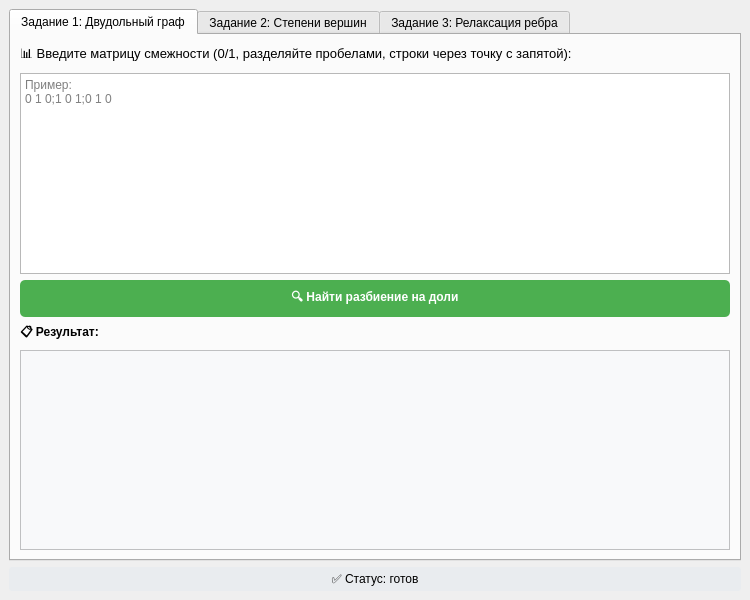
<?xml version="1.0" encoding="UTF-8"?>
<ui version="4.0">
 <class>MainWindow</class>
 <widget class="QMainWindow" name="MainWindow">
  <property name="geometry">
   <rect>
    <x>0</x>
    <y>0</y>
    <width>750</width>
    <height>600</height>
   </rect>
  </property>
  <property name="windowTitle">
   <string>Графы - задачи (Клиент-Сервер)</string>
  </property>
  <widget class="QWidget" name="centralwidget">
   <layout class="QVBoxLayout" name="verticalLayout">
    <item>
     <widget class="QTabWidget" name="tabWidget">
      <property name="currentIndex">
       <number>0</number>
      </property>
      <widget class="QWidget" name="tab1">
       <attribute name="title">
        <string>Задание 1: Двудольный граф</string>
       </attribute>
       <layout class="QVBoxLayout" name="verticalLayout_2">
        <item>
         <widget class="QLabel" name="label1">
          <property name="text">
           <string>📊 Введите матрицу смежности (0/1, разделяйте пробелами, строки через точку с запятой):</string>
          </property>
          <property name="font">
           <font>
            <pointsize>10</pointsize>
           </font>
          </property>
         </widget>
        </item>
        <item>
         <widget class="QTextEdit" name="inputGraph1">
          <property name="placeholderText">
           <string>Пример:
0 1 0;1 0 1;0 1 0</string>
          </property>
          <property name="maximumHeight">
           <number>100</number>
          </property>
         </widget>
        </item>
        <item>
         <widget class="QPushButton" name="btnSolve1">
          <property name="text">
           <string>🔍 Найти разбиение на доли</string>
          </property>
          <property name="styleSheet">
           <string notr="true">QPushButton { background-color: #4CAF50; color: white; font-weight: bold; padding: 8px; border-radius: 5px; }
QPushButton:hover { background-color: #45a049; }</string>
          </property>
         </widget>
        </item>
        <item>
         <widget class="QLabel" name="labelResult1">
          <property name="text">
           <string>📋 Результат:</string>
          </property>
          <property name="wordWrap">
           <bool>true</bool>
          </property>
          <property name="font">
           <font>
            <weight>75</weight>
            <bold>true</bold>
           </font>
          </property>
         </widget>
        </item>
        <item>
         <widget class="QTextEdit" name="output1">
          <property name="readOnly">
           <bool>true</bool>
          </property>
          <property name="styleSheet">
           <string notr="true">QTextEdit { background-color: #f8f9fa; font-family: monospace; }</string>
          </property>
         </widget>
        </item>
       </layout>
      </widget>
      <widget class="QWidget" name="tab2">
       <attribute name="title">
        <string>Задание 2: Степени вершин</string>
       </attribute>
       <layout class="QVBoxLayout" name="verticalLayout_3">
        <item>
         <widget class="QLabel" name="label2">
          <property name="text">
           <string>📊 Введите матрицу инцидентности (строки - вершины, столбцы - ребра, 0/1):</string>
          </property>
          <property name="font">
           <font>
            <pointsize>10</pointsize>
           </font>
          </property>
         </widget>
        </item>
        <item>
         <widget class="QTextEdit" name="inputGraph2">
          <property name="placeholderText">
           <string>Пример:
1 1 0;1 0 1;0 1 1</string>
          </property>
          <property name="maximumHeight">
           <number>100</number>
          </property>
         </widget>
        </item>
        <item>
         <widget class="QPushButton" name="btnSolve2">
          <property name="text">
           <string>📊 Найти степени вершин</string>
          </property>
          <property name="styleSheet">
           <string notr="true">QPushButton { background-color: #2196F3; color: white; font-weight: bold; padding: 8px; border-radius: 5px; }
QPushButton:hover { background-color: #0b7dda; }</string>
          </property>
         </widget>
        </item>
        <item>
         <widget class="QLabel" name="labelResult2">
          <property name="text">
           <string>📋 Результат:</string>
          </property>
          <property name="wordWrap">
           <bool>true</bool>
          </property>
          <property name="font">
           <font>
            <weight>75</weight>
            <bold>true</bold>
           </font>
          </property>
         </widget>
        </item>
        <item>
         <widget class="QTextEdit" name="output2">
          <property name="readOnly">
           <bool>true</bool>
          </property>
          <property name="styleSheet">
           <string notr="true">QTextEdit { background-color: #f8f9fa; font-family: monospace; }</string>
          </property>
         </widget>
        </item>
       </layout>
      </widget>
      <widget class="QWidget" name="tab3">
       <attribute name="title">
        <string>Задание 3: Релаксация ребра</string>
       </attribute>
       <layout class="QVBoxLayout" name="verticalLayout_4">
        <item>
         <widget class="QLabel" name="label3">
          <property name="text">
           <string>📊 Введите расстояние до вершин (массив, пробелы):</string>
          </property>
          <property name="font">
           <font>
            <pointsize>10</pointsize>
           </font>
          </property>
         </widget>
        </item>
        <item>
         <widget class="QLineEdit" name="distInput">
          <property name="placeholderText">
           <string>Пример: 0 5 100 100</string>
          </property>
         </widget>
        </item>
        <item>
         <widget class="QLabel" name="label3_2">
          <property name="text">
           <string>🔗 Ребро (u v) и вес w (через пробел):</string>
          </property>
          <property name="font">
           <font>
            <pointsize>10</pointsize>
           </font>
          </property>
         </widget>
        </item>
        <item>
         <widget class="QLineEdit" name="edgeInput">
          <property name="placeholderText">
           <string>Пример: 1 3 10</string>
          </property>
         </widget>
        </item>
        <item>
         <widget class="QPushButton" name="btnSolve3">
          <property name="text">
           <string>⚡ Выполнить релаксацию</string>
          </property>
          <property name="styleSheet">
           <string notr="true">QPushButton { background-color: #ff9800; color: white; font-weight: bold; padding: 8px; border-radius: 5px; }
QPushButton:hover { background-color: #e68900; }</string>
          </property>
         </widget>
        </item>
        <item>
         <widget class="QLabel" name="labelResult3">
          <property name="text">
           <string>📋 Результат:</string>
          </property>
          <property name="wordWrap">
           <bool>true</bool>
          </property>
          <property name="font">
           <font>
            <weight>75</weight>
            <bold>true</bold>
           </font>
          </property>
         </widget>
        </item>
        <item>
         <widget class="QTextEdit" name="output3">
          <property name="readOnly">
           <bool>true</bool>
          </property>
          <property name="styleSheet">
           <string notr="true">QTextEdit { background-color: #f8f9fa; font-family: monospace; }</string>
          </property>
         </widget>
        </item>
       </layout>
      </widget>
     </widget>
    </item>
    <item>
     <widget class="QLabel" name="statusLabel">
      <property name="text">
       <string>✅ Статус: готов</string>
      </property>
      <property name="alignment">
       <set>Qt::AlignCenter</set>
      </property>
      <property name="styleSheet">
       <string notr="true">QLabel { background-color: #e9ecef; padding: 5px; border-radius: 3px; }</string>
      </property>
     </widget>
    </item>
   </layout>
  </widget>
 </widget>
 <resources/>
 <connections/>
</ui>
